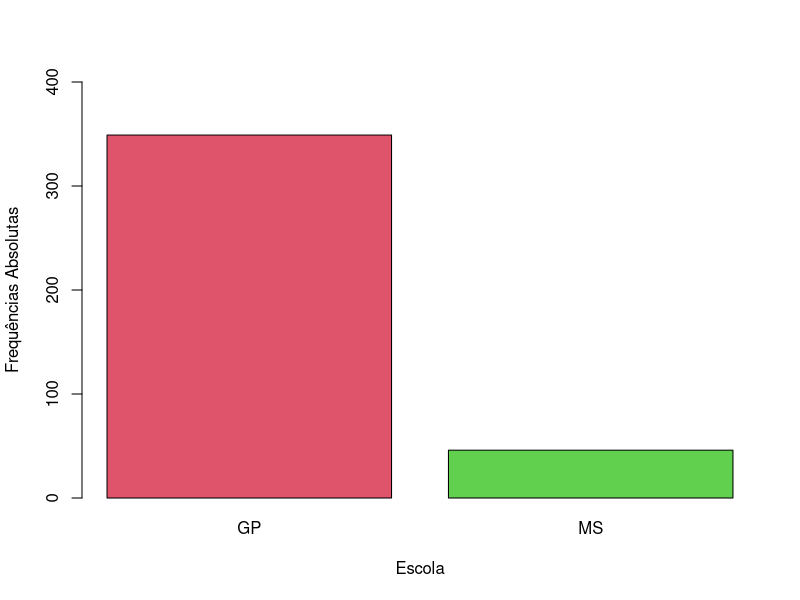
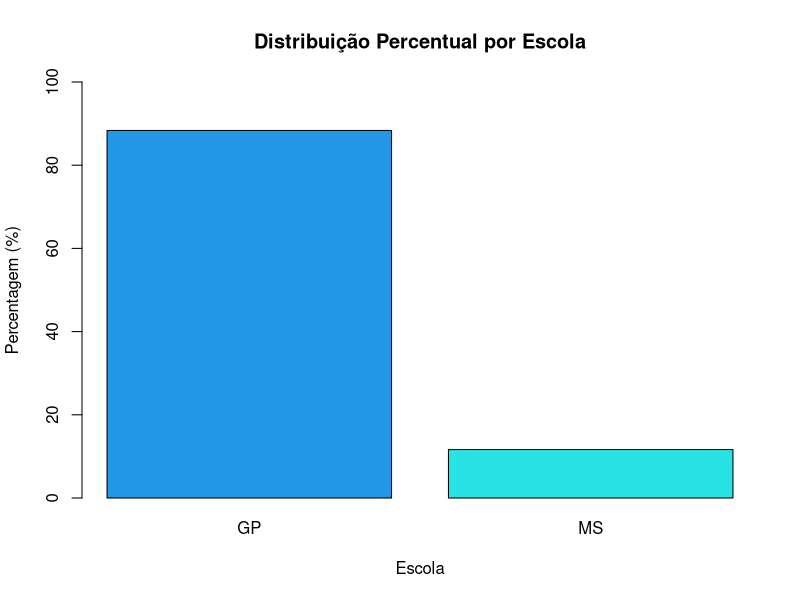
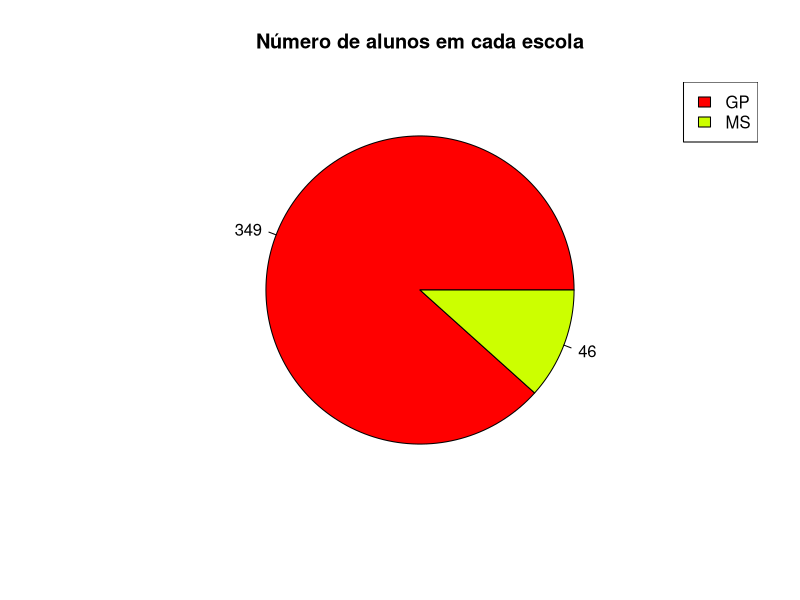
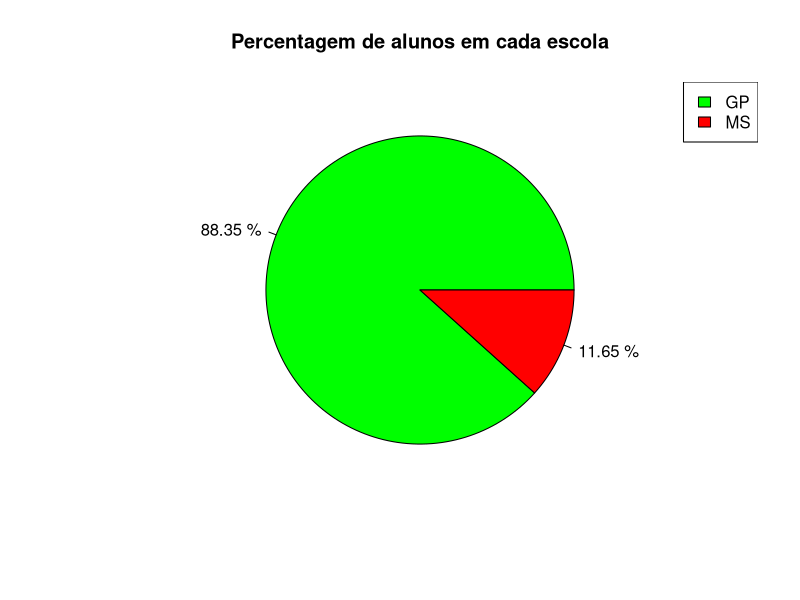
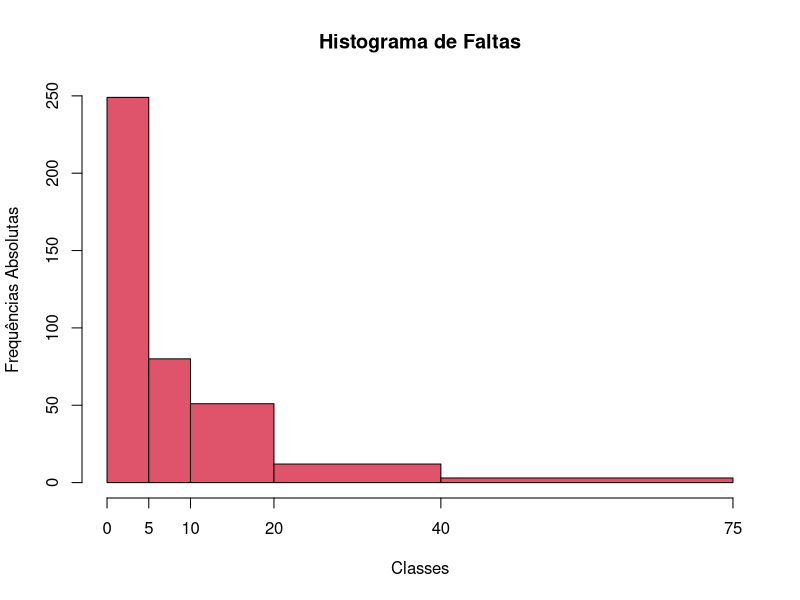

These figures' R source, in order:
# Análise Discritiva e Exploratória de Dados

# Resumo Estatístico (média, mediana, mínimo, máximo, etc)

library(readr)
student_mat_v2 <- read_delim("student-mat-v2.csv", 
                             delim = ";", escape_double = FALSE, trim_ws = TRUE)
View(student_mat_v2)

#summary(student_mat_v2)


## Variáveis qualitativas - Tabelas de frequência (Frequências relativas/absolutas/acumuladas)

## Escola (school)


(ni.1 = table(student_mat_v2$school))# frequências absolutas 
(fi.1 = prop.table(ni.1))            # frequências relativas 
(Ni.1 = cumsum(ni.1))                # frequências absolutas acumuladas 
(Fi.1 = cumsum(fi.1))                # frequências relativas acumuladas 

# tabelas de frequências 
(tabela.frequencias.school = data.frame(i=1:nrow(ni.1), 
                                   xi=names(ni.1), 
                                   ni=as.integer(ni.1), 
                                   fi=as.numeric(fi.1), 
                                   Ni=as.integer(Ni.1), 
                                   Fi=as.numeric(Fi.1))) 

## Sexo (sex)


(ni.2 = table(student_mat_v2$sex))  # frequências absolutas 
(fi.2 = prop.table(ni.2))            # frequências relativas
(Ni.2 = cumsum(ni.2))                # frequências absolutas acumuladas 
(Fi.2 = cumsum(fi.2))                # frequências relativas acumuladas 

# tabelas de frequências 
(tabela.frequencias.sex = data.frame(i=1:nrow(ni.2), 
                                        xi=names(ni.2), 
                                        ni=as.integer(ni.2), 
                                        fi=as.numeric(fi.2), 
                                        Ni=as.integer(Ni.2), 
                                        Fi=as.numeric(Fi.2))) 

## Idade (age)


(ni.3 = table(student_mat_v2$age))  # frequências absolutas 
(fi.3 = prop.table(ni.3))            # frequências relativas 
(Ni.3 = cumsum(ni.3))                # frequências absolutas acumuladas 
(Fi.3 = cumsum(fi.3))                # frequências relativas acumuladas 

# tabelas de frequências 
(tabela.frequencias.age = data.frame(i=1:nrow(ni.3), 
                                     xi=names(ni.3), 
                                     ni=as.integer(ni.3), 
                                     fi=as.numeric(fi.3), 
                                     Ni=as.integer(Ni.3), 
                                     Fi=as.numeric(Fi.3))) 

## Faltas (absences)


(ni.4 = table(student_mat_v2$absences))  # frequências absolutas 
(fi.4 = prop.table(ni.4))            # frequências relativas 
(Ni.4 = cumsum(ni.4))                # frequências absolutas acumuladas 
(Fi.4 = cumsum(fi.4))                # frequências relativas acumuladas 

# tabelas de frequências 
(tabela.frequencias.absences = data.frame(i=1:nrow(ni.4), 
                                     xi=names(ni.4), 
                                     ni=as.integer(ni.4), 
                                     fi=as.numeric(fi.4), 
                                     Ni=as.integer(Ni.4), 
                                     Fi=as.numeric(Fi.4))) 

## Horas de estudo (studytime)

student_mat_v2$studytime <- factor(student_mat_v2$studytime,
                                   levels = c(1, 2, 3, 4),
                                   labels = c("< 2 horas", "2 a 5 horas", "5 a 10 horas", "> 10 horas"))

(ni.5 = table(student_mat_v2$studytime))  # frequências absolutas 
(fi.5 = prop.table(ni.5))            # frequências relativas 
(Ni.5 = cumsum(ni.5))                # frequências absolutas acumuladas 
(Fi.5 = cumsum(fi.5))                # frequências relativas acumuladas 

# tabelas de frequências 
(tabela.frequencias.studytime = data.frame(i=1:nrow(ni.5), 
                                          xi=names(ni.5), 
                                          ni=as.integer(ni.5), 
                                          fi=as.numeric(fi.5), 
                                          Ni=as.integer(Ni.5), 
                                          Fi=as.numeric(Fi.5))) 

## Reprovações de ano (failures)

(ni.6 = table(student_mat_v2$failures))  # frequências absolutas 
(fi.6 = prop.table(ni.2))            # frequências relativas 
(Ni.6 = cumsum(ni.2))                # frequências absolutas acumuladas 
(Fi.6 = cumsum(fi.2))                # frequências relativas acumuladas 

# tabelas de frequências 
(tabela.frequencias.failures = data.frame(i=1:nrow(ni.6), 
                                           xi=names(ni.6), 
                                           ni=as.integer(ni.6), 
                                           fi=as.numeric(fi.6), 
                                           Ni=as.integer(Ni.6), 
                                           Fi=as.numeric(Fi.6))) 


## Aulas Extra Pagas (paid)

(ni.7 = table(student_mat_v2$paid))  # frequências absolutas 
(fi.7 = prop.table(ni.7))            # frequências relativas 
(Ni.7 = cumsum(ni.7))                # frequências absolutas acumuladas 
(Fi.7 = cumsum(fi.7))                # frequências relativas acumuladas 

# tabelas de frequências 
(tabela.frequencias.paid = data.frame(i=1:nrow(ni.7), 
                                          xi=names(ni.7), 
                                          ni=as.integer(ni.7), 
                                          fi=as.numeric(fi.7), 
                                          Ni=as.integer(Ni.7), 
                                          Fi=as.numeric(Fi.7))) 

## Tempo Livre (freetime)

student_mat_v2$freetime <- factor(student_mat_v2$freetime,
                                   levels = c(1, 2, 3, 4, 5),
                                   labels = c("Muito Baixo", "Baixo", "Normal", "Alto", "Muito Alto"))

(ni.8 = table(student_mat_v2$freetime))  # frequências absolutas 
(fi.8 = prop.table(ni.8))            # frequências relativas 
(Ni.8 = cumsum(ni.8))                # frequências absolutas acumuladas 
(Fi.8 = cumsum(fi.8))                # frequências relativas acumuladas 

# tabelas de frequências 
(tabela.frequencias.freetime = data.frame(i=1:nrow(ni.8), 
                                      xi=names(ni.8), 
                                      ni=as.integer(ni.8), 
                                      fi=as.numeric(fi.8), 
                                      Ni=as.integer(Ni.8), 
                                      Fi=as.numeric(Fi.8))) 


## Notas 1º Semestre (G1)

(ni.9 = table(student_mat_v2$G1))  # frequências absolutas 
(fi.9 = prop.table(ni.9))            # frequências relativas 
(Ni.9 = cumsum(ni.9))                # frequências absolutas acumuladas 
(Fi.9 = cumsum(fi.9))                # frequências relativas acumuladas 

# tabelas de frequências 
(tabela.frequencias.G1 = data.frame(i=1:nrow(ni.9), 
                                          xi=names(ni.9), 
                                          ni=as.integer(ni.9), 
                                          fi=as.numeric(fi.9), 
                                          Ni=as.integer(Ni.9), 
                                          Fi=as.numeric(Fi.9))) 


## Notas 2º Semestre (G2)

(ni.10 = table(student_mat_v2$G2))  # frequências absolutas 
(fi.10 = prop.table(ni.10))            # frequências relativas 
(Ni.10 = cumsum(ni.10))                # frequências absolutas acumuladas 
(Fi.10 = cumsum(fi.10))                # frequências relativas acumuladas 

# tabelas de frequências 
(tabela.frequencias.G2 = data.frame(i=1:nrow(ni.10), 
                                    xi=names(ni.10), 
                                    ni=as.integer(ni.10), 
                                    fi=as.numeric(fi.10), 
                                    Ni=as.integer(Ni.10), 
                                    Fi=as.numeric(Fi.10))) 





# Construção de tabela de frequências através de classes

# Variável estatística: absences 

cortes.11 = c(0, 5, 10, 20, 40, 75) #limites das classes 

#transformar os dados em classes 
(classes.11 = cut(x=student_mat_v2$absences, breaks=cortes.11, include.lowest=TRUE, 
right=TRUE)) 

#colocar na tabela de dados as classes 
#student_mat_v2$absences_classes = classes.11 

#View(student_mat_v2) 

(ni.11 = table(classes.11))            # frequências absolutas 
(fi.11 = prop.table(ni.11))            # frequências relativas 
(Ni.11 = cumsum(ni.11))                # frequências absolutas acumuladas 
(Fi.11 = cumsum(fi.11))                # frequências relativas acumuladas 

# tabelas de frequências 
(tabela.frequencias.absences.classes = data.frame(i=1:nrow(ni.11), 
                                   classei=names(ni.11), 
                                   ni=as.integer(ni.11), 
                                   fi=as.numeric(fi.11), 
                                   Ni=as.integer(Ni.11), 
                                   Fi=as.numeric(Fi.11))) 



# Gráficos (Circulares, Barras, Histogramas)

# c("blue","pink","yellow") - to change colors on graphics

# Gráfico de Barras (School) - Frequências Absolutas

barplot(ni.1, col=2:3, xlab="Escola", ylab="Frequências Absolutas", ylim=c(0, 400))  # força o eixo y a ir até 400

#Gráfico de Barras (School) - Frequeências Relativas (%)

barplot(prop.table(ni.1) * 100, 
        col= 4:5, 
        xlab="Escola", 
        ylab="Percentagem (%)", 
        ylim=c(0, 100),
        main="Distribuição Percentual por Escola")


# Gráfico Circular (School) - Frequências Absolutas

pie(ni.1, labels=paste(ni.1),  col=rainbow(5), main="Número de alunos em cada escola") 
legend("topright", legend=names(ni.1), fill=rainbow(5))

# Gráfico Circular (School) - Frequências relativas (%)

pie(fi.1, labels=paste(round(fi.1 * 100, 2), "%"),  col=c("green","red"), 
    main="Percentagem de alunos em cada escola") 
legend("topright", legend=names(ni.1), fill=c("green","red")) 




# Histograma (Absences) 

hist(student_mat_v2$absences, 
     breaks=cortes.11, 
     include.lowest=TRUE, 
     right=TRUE,  
     freq=TRUE, 
     main="Histograma de Faltas", 
     xlab="Classes", 
     ylab="Frequências Absolutas", 
     col=2, 
     xaxt="n")                  # para poder definir o eixo dos xx 
     axis(side=1, at=cortes.11)  # definir os valores para o eixo dos xx igual às classes 
     
     library(kableExtra)
     
     kable(tabela.frequencias.school, "html", 
           caption = "Frequency Table of Absences") %>%
       kable_styling(bootstrap_options = c("striped", "hover", "condensed"), 
                     full_width = F)
